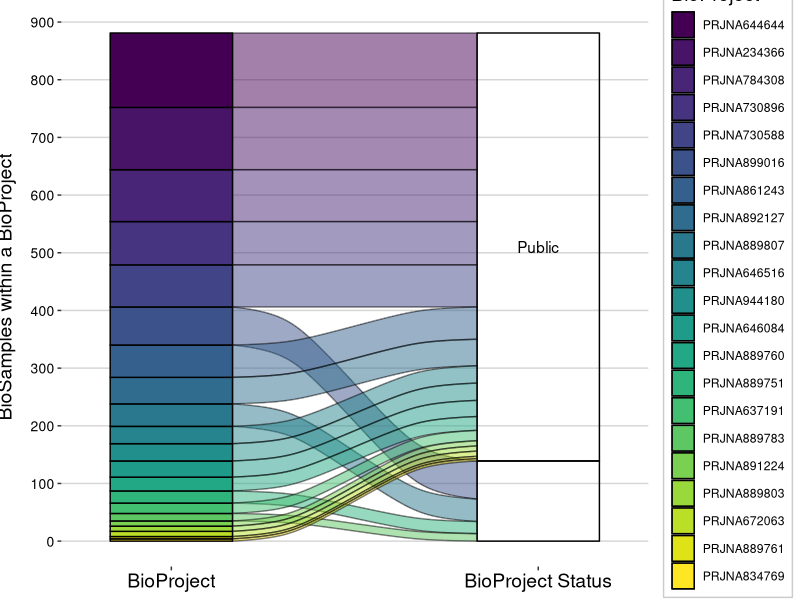

Source code (R):
#Required libraries----

library(ggplot2)
library(ggalluvial)
library(tidyverse)

#Figure 3a---- by María José Álvarez Blanco

#read the csv file
datathon_dataset <- readr::read_csv("Dataset_Datathon.csv")

#create frequency table of BioSamples per BioProject and availability status
allu_datathon_dataset <- datathon_dataset %>% 
  group_by(BioProject, sequence_public) %>%
  summarise(Freq = n())  

#change the name of the frequency column to avoid errors in the code for ggplot
colnames(allu_datathon_dataset)[3] <- "number_biosamples"

#set the order of the BioProjects to match how many samples they have (from biggest to smallest)
allu_datathon_dataset$BioProject <- factor(allu_datathon_dataset$BioProject ,
                                    levels=c("PRJNA644644","PRJNA234366","PRJNA784308",
                                             "PRJNA730896","PRJNA730588","PRJNA899016",
                                             "PRJNA861243","PRJNA892127","PRJNA889807",
                                             "PRJNA646516","PRJNA944180","PRJNA646084","PRJNA889760",
                                             "PRJNA889751","PRJNA637191","PRJNA889783","PRJNA891224",
                                             "PRJNA889803","PRJNA672063","PRJNA889761","PRJNA834769"))

#set the order of the column of whether the data is public or not. In this case those that are public will appear first
allu_datathon_dataset$sequence_public <- factor(allu_datathon_dataset$sequence_public,
                                         levels=c("no","yes"))

#rename the levels of the sequence_public column
levels(allu_datathon_dataset$sequence_public) <- c("Not Public", "Public")

#create the alluvial plot
ggplot(data = allu_datathon_dataset, #frequency table that will be used
       aes(axis1 = BioProject, axis2 = sequence_public, #axes of the graph
           y = number_biosamples)) + #frequency values
  labs(y = "BioSamples within a BioProject")+ #label for the y axis
  scale_x_discrete(limits = c("BioProject", "BioProject Status"), expand=c(0.15,0.15))+ #names of the axes and size of the graph's area
  scale_y_continuous(breaks=c(0,100,200,300,400,500,600,700,800,900))+ #values for the breaks of the y axis
  geom_flow(stat = "alluvium", lode.guidance = "frontback",aes(fill = BioProject), color="black",decreasing = FALSE) + #type of alluvium
  geom_stratum(aes(fill = BioProject),decreasing = FALSE)+ # color of the alluvium, in this colored by BioProject, and the alluvium are presented in ascending order according to their frequency values
  geom_text(stat = "stratum", aes(label = after_stat(stratum)),decreasing = FALSE,min.y = 150)+ #specifying the labeling of the stratum (BioProjects), which is needed for the legend, but setting min.y = 150, only BioProjects with frequency of minimum 150 BioSamples will have a label on the axis. Because none of the BioSamples have min 150 BioSamples, no layer appears
  guides(fill = guide_legend(title = "BioProject Code"))+ #title of the legend
  guides(fill=guide_legend(ncol =1))+ #present the figure with only on column
  theme( #styling of the graphic
    axis.text.y = element_text(size = 10,  colour = "black"),
    axis.text.x = element_text(size = 14,  colour = "black"),
    axis.title.y = element_text(size = 14,  colour = "black",vjust = +3),
    panel.grid.major.y = element_line(colour="grey84"),
    panel.grid.major.x = element_blank(),
    panel.grid.minor = element_blank(),
    panel.background = element_blank(),
    panel.border = element_blank(),
    legend.background = element_rect(colour="grey80"),
    legend.title = element_text(size = 14,  colour = "black"),
    legend.key.height = unit(0.7, "cm")
  )+scale_fill_viridis_d(limits=c("PRJNA644644","PRJNA234366","PRJNA784308", #this scale fill is necessary to match the order of the legend's elements to the graph's
                                  "PRJNA730896","PRJNA730588","PRJNA899016",
                                  "PRJNA861243","PRJNA892127","PRJNA889807",
                                  "PRJNA646516","PRJNA944180","PRJNA646084","PRJNA889760",
                                  "PRJNA889751","PRJNA637191","PRJNA889783","PRJNA891224",
                                  "PRJNA889803","PRJNA672063","PRJNA889761","PRJNA834769"))
